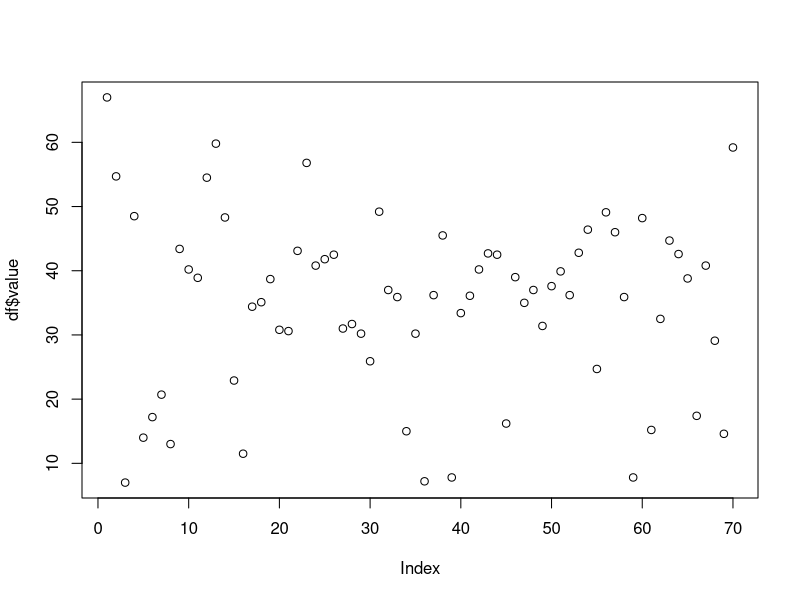
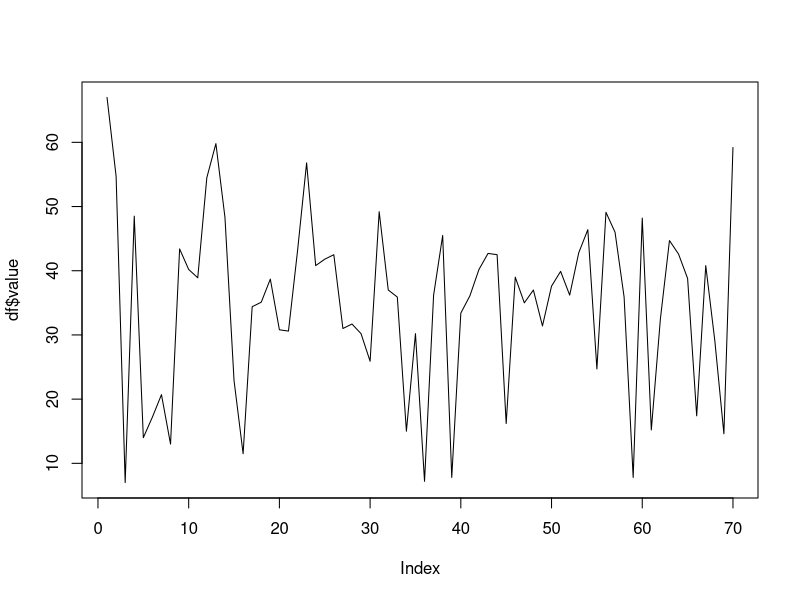
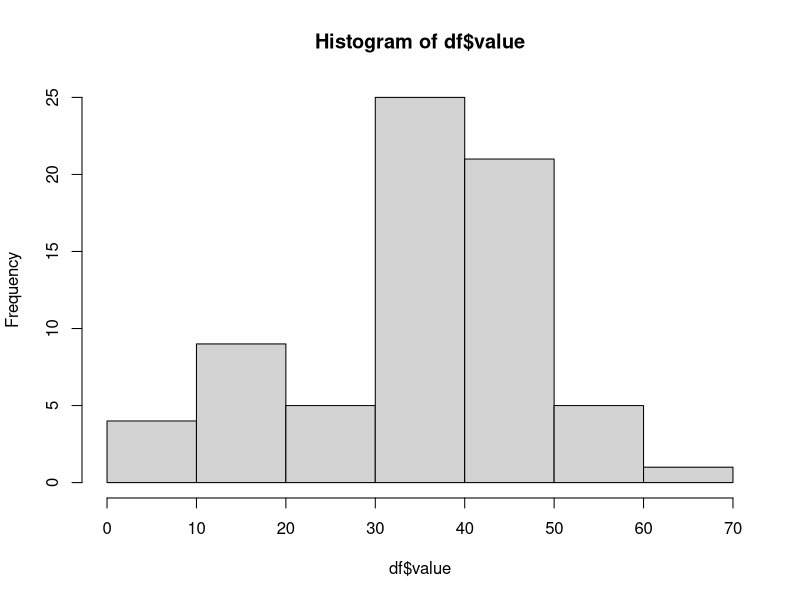

These charts were generated, in order, by the following R code:
## ---- chunk 1
v1 = c(1,2,3,4,5)
v1
## ---- chunk 2
v2 = c("a", "b", "c", c(3,2,1))
v2
## ---- chunk 3
ls()
## ---- chunk 4
rm("v2")
ls()
## ---- chunk 5
x=10
x+5
x
## ---- chunk 6
v1*x
## ---- chunk 7
y = 2 + 3*v1
y
## ---- chunk 8
length(y)
## ---- chunk 9
max(y)
## ---- chunk 10
min(y)
## ---- chunk 11
mean(y)
## ---- chunk 12
nums = c(1,2,3,4,5)
nums_product = nums * 3 + 5
nums_product
## ---- chunk 13
squares = nums^2
squares
## ---- chunk 14
session_objects = ls()
length(session_objects)
## ---- chunk 15
class(nums)
## ---- chunk 16
class("a")
## ---- chunk 17
logic1=c(TRUE, TRUE, FALSE, FALSE)
logic1
## ---- chunk 18
class(logic1)
## ---- chunk 19
logic2 = v1 > 2
logic2
## ---- chunk 20
sum(logic2)
## ---- chunk 21
mean(logic2)
## ---- chunk 22
sum(v1>2)
## ---- chunk 23
cursor = ls()
class(cursor)
## ---- chunk 24
max1 = max(v1)
class(max1)
## ---- chunk 25
max2 = max(logic1)
class(max2)
## ---- chunk 26
big_nums = nums < mean(nums)
big_nums
## ---- chunk 27
nums[1]
## ---- chunk 28
nums[5]
## ---- chunk 29
nums[6]
## ---- chunk 30
nums[1:4]
nums[c(1,2,3)]
nums[c(3,3,3)]
## ---- chunk 31
data()
## ---- chunk 32
data(precip)
precip
## ---- chunk 33
class(precip)
## ---- chunk 34
names(precip)
# Create the first column "city" with the names column and row values populating this
df = data.frame(city=names(precip), value=precip)
## ---- chunk 35
str(df)
## ---- chunk 36
View(df)
## ---- chunk 37
df[1,1]
## ---- chunk 38
df[14,]
## ---- chunk 39
df[2:6,]
## ---- chunk 40
head(df)
## ---- chunk 41
tail(df)
## ---- chunk 42
df$city
## ---- chunk 43
df[df$city == "Portland",]
## ---- chunk 44
df[df$value > 50,]
## ---- chunk 45
plot(df$value)
## ---- chunk 46
plot(df$value, type='l')
## ---- chunk 47
hist(df$value)
## ---- chunk 48
?data.frame
## ---- chunk 49
colnames(df)
## ---- chunk 50
s = "Princeton"
class(s)
## ---- chunk 51
as.numeric(s)
s2 = "123"
as.numeric(s2)
